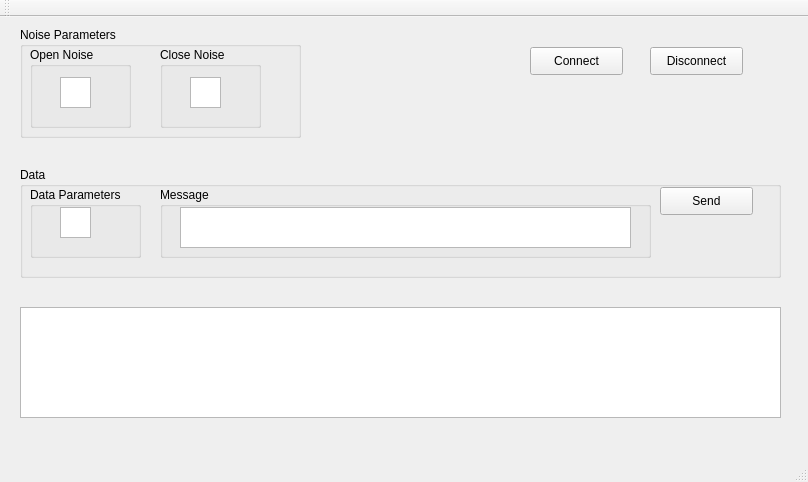
<?xml version="1.0" encoding="UTF-8"?>
<ui version="4.0">
 <class>MainView</class>
 <widget class="QMainWindow" name="MainView">
  <property name="geometry">
   <rect>
    <x>0</x>
    <y>0</y>
    <width>808</width>
    <height>482</height>
   </rect>
  </property>
  <property name="windowTitle">
   <string>MainView</string>
  </property>
  <property name="windowIcon">
   <iconset resource="clientresources.qrc">
    <normaloff>:/root/images/Images/logo.png</normaloff>:/root/images/Images/logo.png</iconset>
  </property>
  <widget class="QWidget" name="centralWidget">
   <widget class="QPushButton" name="btnConnect">
    <property name="geometry">
     <rect>
      <x>530</x>
      <y>30</y>
      <width>93</width>
      <height>28</height>
     </rect>
    </property>
    <property name="text">
     <string>Connect</string>
    </property>
   </widget>
   <widget class="QPushButton" name="btnDisconnect">
    <property name="geometry">
     <rect>
      <x>650</x>
      <y>30</y>
      <width>93</width>
      <height>28</height>
     </rect>
    </property>
    <property name="text">
     <string>Disconnect</string>
    </property>
   </widget>
   <widget class="QGroupBox" name="gbNoiseParameters">
    <property name="geometry">
     <rect>
      <x>20</x>
      <y>10</y>
      <width>281</width>
      <height>111</height>
     </rect>
    </property>
    <property name="title">
     <string>Noise Parameters</string>
    </property>
    <widget class="QGroupBox" name="gbOpenNoise">
     <property name="geometry">
      <rect>
       <x>10</x>
       <y>20</y>
       <width>101</width>
       <height>81</height>
      </rect>
     </property>
     <property name="title">
      <string>Open Noise</string>
     </property>
     <widget class="QTextEdit" name="editOpenNoise">
      <property name="geometry">
       <rect>
        <x>30</x>
        <y>30</y>
        <width>31</width>
        <height>31</height>
       </rect>
      </property>
      <property name="tabChangesFocus">
       <bool>true</bool>
      </property>
     </widget>
    </widget>
    <widget class="QGroupBox" name="gbCloseNoise">
     <property name="geometry">
      <rect>
       <x>140</x>
       <y>20</y>
       <width>101</width>
       <height>81</height>
      </rect>
     </property>
     <property name="title">
      <string>Close Noise</string>
     </property>
     <widget class="QTextEdit" name="editCloseNoise">
      <property name="geometry">
       <rect>
        <x>30</x>
        <y>30</y>
        <width>31</width>
        <height>31</height>
       </rect>
      </property>
      <property name="tabChangesFocus">
       <bool>true</bool>
      </property>
     </widget>
    </widget>
   </widget>
   <widget class="QGroupBox" name="gbData">
    <property name="geometry">
     <rect>
      <x>20</x>
      <y>150</y>
      <width>761</width>
      <height>111</height>
     </rect>
    </property>
    <property name="title">
     <string>Data</string>
    </property>
    <widget class="QPushButton" name="btnSend">
     <property name="geometry">
      <rect>
       <x>640</x>
       <y>20</y>
       <width>93</width>
       <height>28</height>
      </rect>
     </property>
     <property name="text">
      <string>Send</string>
     </property>
    </widget>
    <widget class="QGroupBox" name="gbDataParameters">
     <property name="geometry">
      <rect>
       <x>10</x>
       <y>20</y>
       <width>111</width>
       <height>71</height>
      </rect>
     </property>
     <property name="title">
      <string>Data Parameters</string>
     </property>
     <widget class="QTextEdit" name="editDataParameters">
      <property name="geometry">
       <rect>
        <x>30</x>
        <y>20</y>
        <width>31</width>
        <height>31</height>
       </rect>
      </property>
      <property name="tabChangesFocus">
       <bool>true</bool>
      </property>
     </widget>
    </widget>
    <widget class="QGroupBox" name="gbMessage">
     <property name="geometry">
      <rect>
       <x>140</x>
       <y>20</y>
       <width>491</width>
       <height>71</height>
      </rect>
     </property>
     <property name="title">
      <string>Message</string>
     </property>
     <widget class="QTextEdit" name="editMessage">
      <property name="geometry">
       <rect>
        <x>20</x>
        <y>20</y>
        <width>451</width>
        <height>41</height>
       </rect>
      </property>
      <property name="tabChangesFocus">
       <bool>true</bool>
      </property>
     </widget>
    </widget>
   </widget>
   <widget class="QTextEdit" name="editServerResponse">
    <property name="geometry">
     <rect>
      <x>20</x>
      <y>290</y>
      <width>761</width>
      <height>111</height>
     </rect>
    </property>
    <property name="readOnly">
     <bool>true</bool>
    </property>
   </widget>
  </widget>
  <widget class="QMenuBar" name="menuBar">
   <property name="geometry">
    <rect>
     <x>0</x>
     <y>0</y>
     <width>808</width>
     <height>26</height>
    </rect>
   </property>
  </widget>
  <widget class="QToolBar" name="mainToolBar">
   <attribute name="toolBarArea">
    <enum>TopToolBarArea</enum>
   </attribute>
   <attribute name="toolBarBreak">
    <bool>false</bool>
   </attribute>
  </widget>
  <widget class="QStatusBar" name="statusBar"/>
 </widget>
 <layoutdefault spacing="6" margin="11"/>
 <tabstops>
  <tabstop>editOpenNoise</tabstop>
  <tabstop>editCloseNoise</tabstop>
  <tabstop>editDataParameters</tabstop>
  <tabstop>editMessage</tabstop>
  <tabstop>btnSend</tabstop>
  <tabstop>btnDisconnect</tabstop>
  <tabstop>btnConnect</tabstop>
  <tabstop>editServerResponse</tabstop>
 </tabstops>
 <resources>
  <include location="clientresources.qrc"/>
 </resources>
 <connections/>
</ui>
